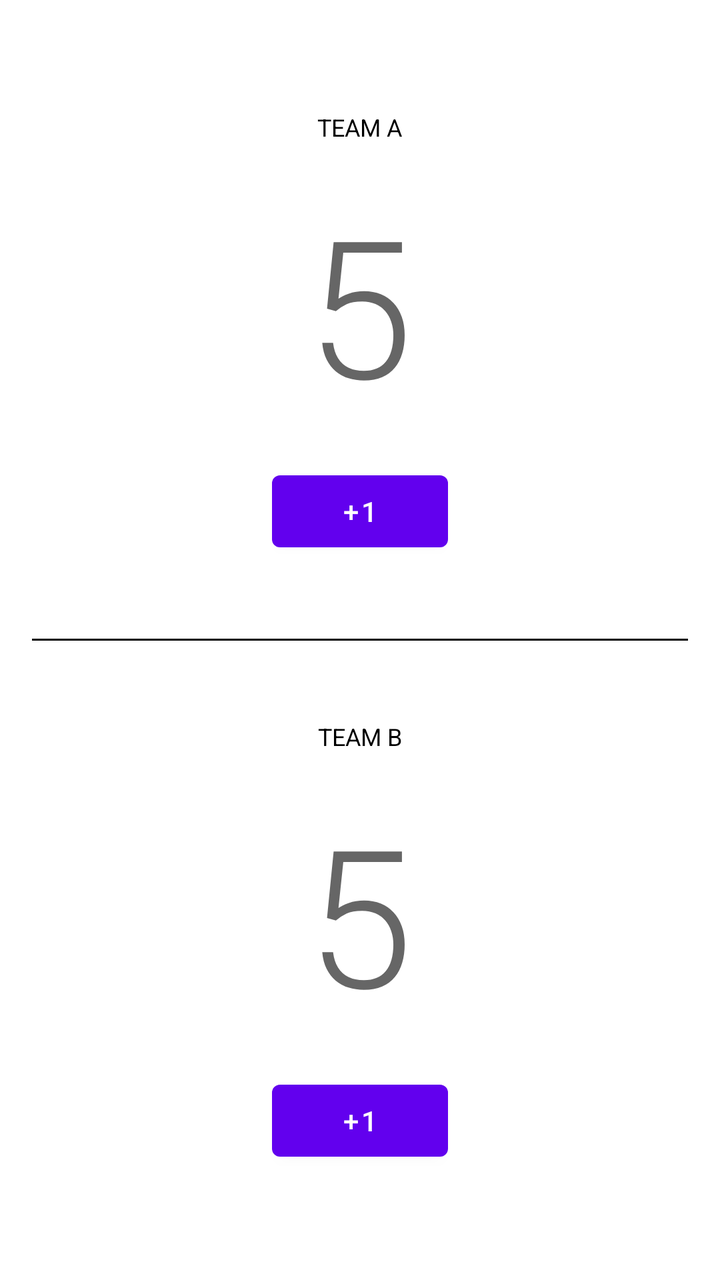
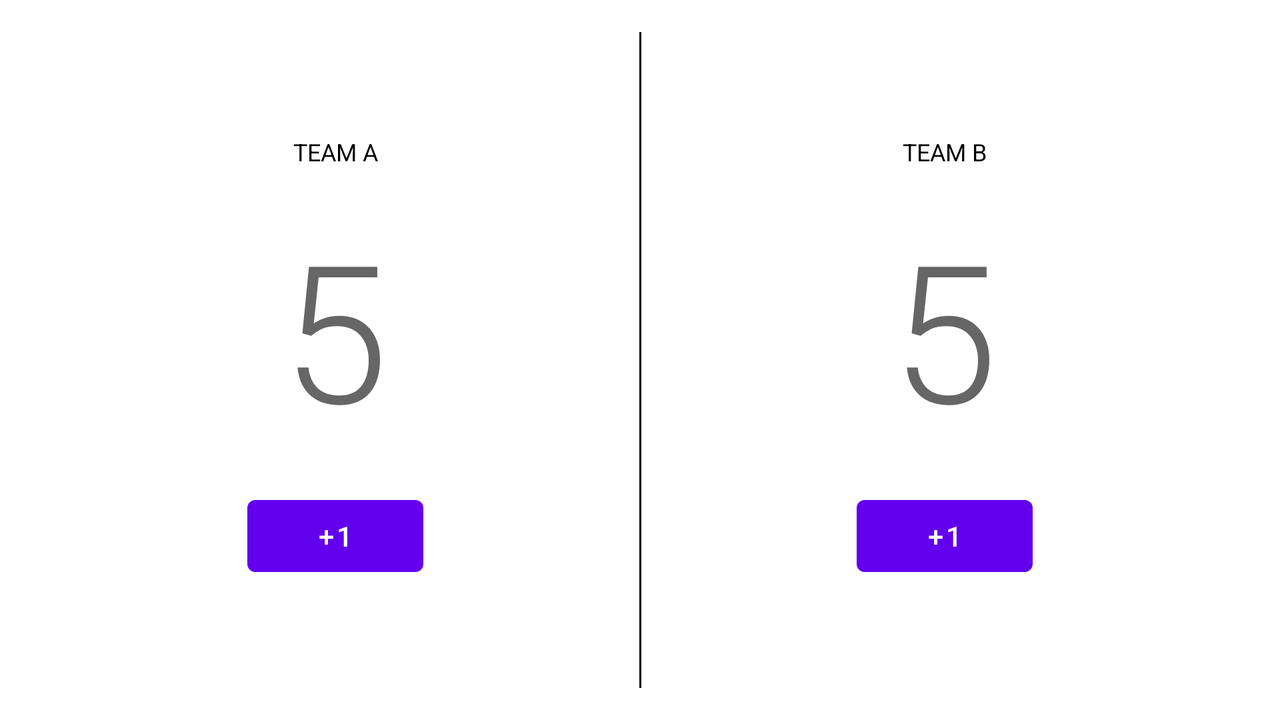

First picture: res/layout/ on a phone held upright. Second picture: the repository's own variant of that layout, on a device whose configuration matches the variant's folder. Source for both follows.
<!-- AndroidManifest.xml: application theme Theme.04LifeCycle -->
<!-- res/layout/activity_main.xml -->
<?xml version="1.0" encoding="utf-8"?>
<LinearLayout xmlns:android="http://schemas.android.com/apk/res/android"
    xmlns:app="http://schemas.android.com/apk/res-auto"
    xmlns:tools="http://schemas.android.com/tools"
    android:orientation="vertical"
    android:layout_width="match_parent"
    android:layout_height="match_parent"
    android:padding="@dimen/medium_gap"
    tools:context=".MainActivity">

    <LinearLayout
        android:layout_height="0dp"
        android:layout_weight="1"
        android:layout_width="match_parent"
        android:gravity="center"
        android:orientation="vertical">
        <TextView
            android:layout_width="wrap_content"
            android:layout_height="wrap_content"
            android:textAllCaps="true"
            android:text="@string/team_a"
            android:textSize="@dimen/team_text_size"
            android:textColor="@color/black"

            />

        <TextView
            android:layout_marginTop="@dimen/medium_gap"
            android:layout_width="wrap_content"
           android:layout_height="wrap_content"
           tools:text="5"
            android:id="@+id/display_score_team_a_text_view"
           style="@style/TextAppearance.MaterialComponents.Headline1"
           />
        <Button
            android:layout_marginTop="@dimen/medium_gap"
            android:id="@+id/add_one_team_a_button"
            android:layout_width="wrap_content"
            android:layout_height="wrap_content"
            android:text="@string/plus_1"
            />

    </LinearLayout>


    <View
        android:layout_width="match_parent"
        android:layout_height="1dp"
        android:background="@color/black"/>

    <LinearLayout
        android:layout_height="0dp"
        android:layout_weight="1"
        android:layout_width="match_parent"
        android:gravity="center"
        android:orientation="vertical">
        <TextView
            android:layout_width="wrap_content"
            android:layout_height="wrap_content"
            android:textAllCaps="true"
            android:text="@string/team_b"
            android:textSize="@dimen/team_text_size"
            android:textColor="@color/black"

            />
        
        <TextView
            android:layout_marginTop="@dimen/medium_gap"
            android:layout_width="wrap_content"
            android:layout_height="wrap_content"
            tools:text="5"
            android:id="@+id/display_score_team_b_text_view"
            style="@style/TextAppearance.MaterialComponents.Headline1"
            />
        <Button
            android:layout_marginTop="@dimen/medium_gap"
            android:id="@+id/add_one_team_b_button"
            android:layout_width="wrap_content"
            android:layout_height="wrap_content"
            android:text="@string/plus_1"
            />
    </LinearLayout>

</LinearLayout>
<!-- resources referenced by this layout -->
<resources>
  <dimen name="medium_gap">16dp</dimen>
  <dimen name="team_text_size">12sp</dimen>
  <string name="plus_1">+1</string>
  <string name="team_a">TEAM A</string>
  <string name="team_b">Team B</string>
  <style name="Theme.04LifeCycle" parent="Theme.MaterialComponents.DayNight.DarkActionBar">
          
          <item name="colorPrimary">@color/purple_500</item>
          <item name="colorPrimaryVariant">@color/purple_700</item>
          <item name="colorOnPrimary">@color/white</item>
          
          <item name="colorSecondary">@color/teal_200</item>
          <item name="colorSecondaryVariant">@color/teal_700</item>
          <item name="colorOnSecondary">@color/black</item>
          
          <item name="android:statusBarColor">?attr/colorPrimaryVariant</item>
          
      </style>
</resources>
<!-- res/layout-land/activity_main.xml (the repository's variant of the layout above) -->
<!-- drawn on the phone turned sideways -->
<?xml version="1.0" encoding="utf-8"?>
<LinearLayout xmlns:android="http://schemas.android.com/apk/res/android"
    xmlns:app="http://schemas.android.com/apk/res-auto"
    xmlns:tools="http://schemas.android.com/tools"
    android:orientation="horizontal"
    android:layout_width="match_parent"
    android:layout_height="match_parent"
    android:padding="@dimen/medium_gap"
    tools:context=".MainActivity">

    <LinearLayout
        android:layout_height="match_parent"
        android:layout_weight="1"
        android:layout_width="match_parent"
        android:gravity="center"
        android:orientation="vertical">
        <TextView
            android:layout_width="wrap_content"
            android:layout_height="wrap_content"
            android:textAllCaps="true"
            android:text="@string/team_a"
            android:textSize="@dimen/team_text_size"
            android:textColor="@color/black"

            />

        <TextView
            android:layout_marginTop="@dimen/medium_gap"
            android:layout_width="wrap_content"
           android:layout_height="wrap_content"
           tools:text="5"
            android:id="@+id/display_score_team_a_text_view"
           style="@style/TextAppearance.MaterialComponents.Headline1"
           />
        <Button
            android:layout_marginTop="@dimen/medium_gap"
            android:id="@+id/add_one_team_a_button"
            android:layout_width="wrap_content"
            android:layout_height="wrap_content"
            android:text="@string/plus_1"
            />

    </LinearLayout>


    <View
        android:layout_width="1dp"
        android:layout_height="match_parent"
        android:background="@color/black"/>

    <LinearLayout
        android:layout_height="match_parent"
        android:layout_weight="1"
        android:layout_width="match_parent"
        android:gravity="center"
        android:orientation="vertical">
        <TextView
            android:layout_width="wrap_content"
            android:layout_height="wrap_content"
            android:textAllCaps="true"
            android:text="@string/team_b"
            android:textSize="@dimen/team_text_size"
            android:textColor="@color/black"

            />
        
        <TextView
            android:layout_marginTop="@dimen/medium_gap"
            android:layout_width="wrap_content"
            android:layout_height="wrap_content"
            tools:text="5"
            android:id="@+id/display_score_team_b_text_view"
            style="@style/TextAppearance.MaterialComponents.Headline1"
            />
        <Button
            android:layout_marginTop="@dimen/medium_gap"
            android:id="@+id/add_one_team_b_button"
            android:layout_width="wrap_content"
            android:layout_height="wrap_content"
            android:text="@string/plus_1"
            />
    </LinearLayout>

</LinearLayout>
